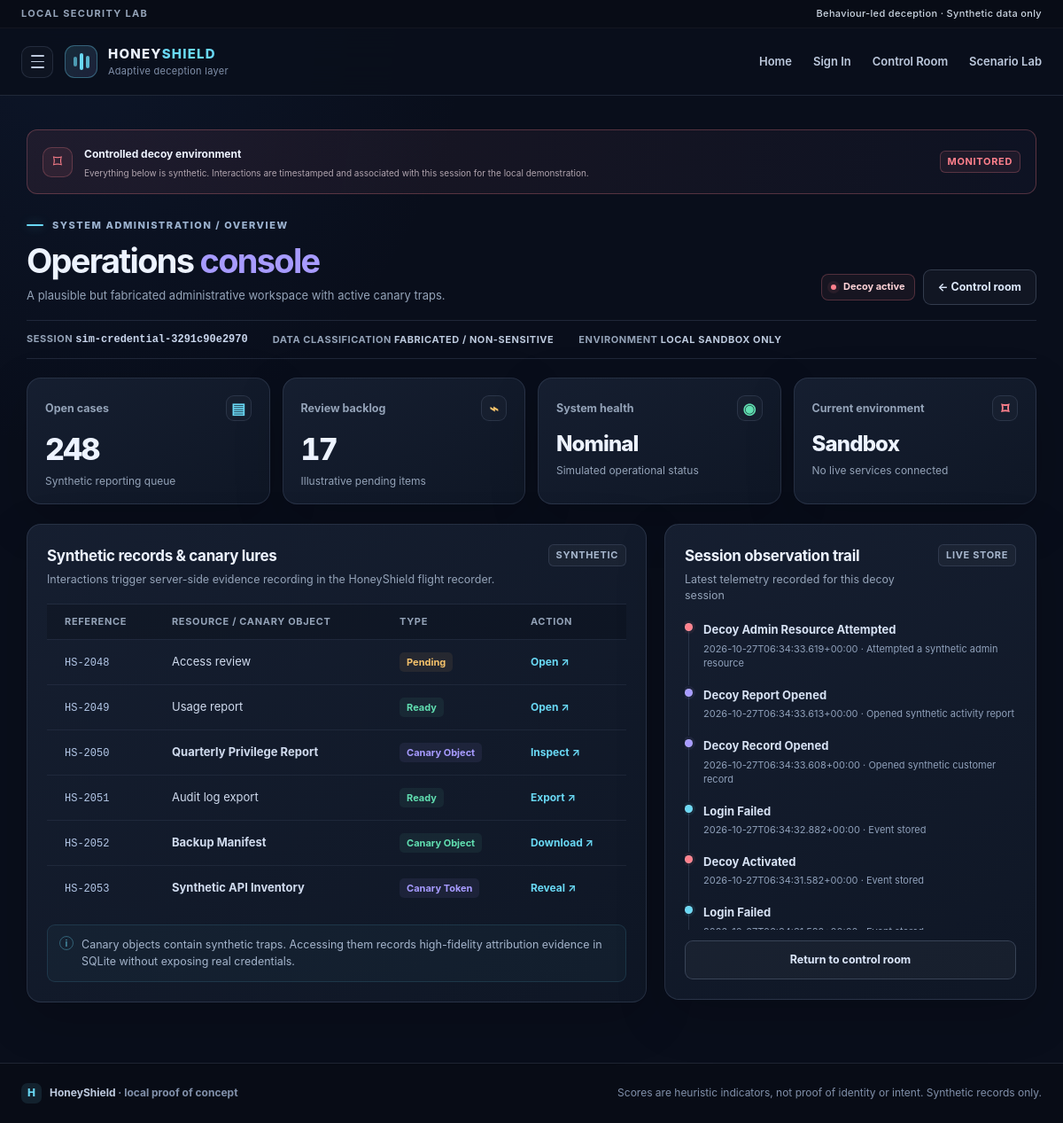
/admin/decoy/sim-credential-3291c90e2970, run on the app's committed database.
### tables this page shows
CREATE TABLE events (
                id INTEGER PRIMARY KEY AUTOINCREMENT,
                session_key TEXT NOT NULL,
                event_at TEXT NOT NULL,
                event_type TEXT NOT NULL,
                interval_seconds REAL,
                username_fingerprint TEXT,
                details_json TEXT NOT NULL DEFAULT '{}', is_isolated INTEGER NOT NULL DEFAULT 0,
                FOREIGN KEY(session_key) REFERENCES sessions(session_key) ON DELETE CASCADE
            );

### app.py (the view)
    @app.get("/admin/decoy/<session_key>")
    def admin_decoy(session_key: str):
        state = get_session(session_key)
        if not state or not state["decoy_active"]:
            abort(404)
        return render_template(
            "decoy_dashboard.html",
            decoy_sid=session_key,
            is_admin_view=True,
            events=session_events(session_key),
        )

### app.py (called while the page is built)
def connect_database(path: str | Path) -> sqlite3.Connection:
    db_path = Path(path)
    db_path.parent.mkdir(parents=True, exist_ok=True)
    conn = sqlite3.connect(str(db_path), timeout=10)
    conn.row_factory = sqlite3.Row
    conn.execute("PRAGMA foreign_keys = ON")
    conn.execute("PRAGMA journal_mode = WAL")
    return conn

### templates/decoy_dashboard.html (shortened to what this page needs)
{% extends 'base.html' %}
{% block content %}
<div class="decoy-banner">
  <span class="decoy-banner-icon">⌑</span>
  <div>
    <strong>Controlled decoy environment</strong>
    <p>Everything below is synthetic. Interactions are timestamped and associated with this session for the local demonstration.</p>
  </div>
  <span class="panel-tag panel-tag-danger">MONITORED</span>
</div>
<div class="page-heading decoy-heading">
  <div>
    <div class="eyebrow"><span class="eyebrow-line"></span> SYSTEM ADMINISTRATION / OVERVIEW</div>
    <h1>Operations <span>console</span></h1>
    <p class="lead-sm">A plausible but fabricated administrative workspace with active canary traps.</p>
  </div>
  <div class="heading-actions">
    <span class="status-chip status-danger"><span class="status-dot"></span> Decoy active</span>
    {% if is_admin_view %}
    <a class="button button-secondary" href="{{ url_for('admin_dashboard') }}">← Control room</a>
    {% else %}
    <a class="button button-secondary" href="{{ url_for('admin_dashboard') }}">Control room ↗</a>
    <a class="button button-quiet" href="{{ url_for('logout') }}">Exit demo</a>
    {% endif %}
  </div>
</div>
<div class="decoy-meta-row">
  <span>SESSION <code>{{ decoy_sid }}</code></span>
  <span>DATA CLASSIFICATION <strong>FABRICATED / NON-SENSITIVE</strong></span>
  <span>ENVIRONMENT <strong>LOCAL SANDBOX ONLY</strong></span>
</div>
<section class="metric-grid">
  <article class="metric-card">
    <div class="metric-top"><span>Open cases</span><span class="metric-icon icon-cyan">▤</span></div>
    <div class="metric-value">248</div>
    <div class="metric-caption">Synthetic reporting queue</div>
  </article>
  <article class="metric-card">
    <div class="metric-top"><span>Review backlog</span><span class="metric-icon icon-amber">⌁</span></div>
    <div class="metric-value">17</div>
    <div class="metric-caption">Illustrative pending items</div>
  </article>
  <article class="metric-card">
    <div class="metric-top"><span>System health</span><span class="metric-icon icon-green">◉</span></div>
    <div class="metric-value value-text">Nominal</div>
    <div class="metric-caption">Simulated operational status</div>
  </article>
  <article class="metric-card">
    <div class="metric-top"><span>Current environment</span><span class="metric-icon icon-red">⌑</span></div>
    <div class="metric-value value-text">Sandbox</div>
    <div class="metric-caption">No live services connected</div>
  </article>
</section>
<section class="content-grid two-col-grid">
  <article class="panel">
    <div class="panel-heading">
      <div>
        <h2>Synthetic records & canary lures</h2>
        <p>Interactions trigger server-side evidence recording in the HoneyShield flight recorder.</p>
      </div>
      <span class="panel-tag">SYNTHETIC</span>
    </div>
    <div class="table-wrap">
      <table class="data-table">
        <thead>
          <tr>
            <th>Reference</th>
            <th>Resource / Canary Object</th>
            <th>Type</th>
            <th>Action</th>
          </tr>
        </thead>
        <tbody>
          <tr>
            <td><code>HS-2048</code></td>
            <td>Access review</td>
            <td><span class="table-status status-pending">Pending</span></td>
            <td>
              <form method="post" action="{% if is_admin_view %}{{ url_for('admin_decoy_action', session_key=decoy_sid) }}{% else %}{{ url_for('decoy_action') }}{% endif %}">
                <button class="table-action" type="submit">Open ↗</button>
              </form>
            </td>
          </tr>
          <tr>
            <td><code>HS-2049</code></td>
            <td>Usage report</td>
            <td><span class="table-status status-ready">Ready</span></td>
            <td>
              <form method="post" action="{% if is_admin_view %}{{ url_for('admin_decoy_action', session_key=decoy_sid) }}{% else %}{{ url_for('decoy_action') }}{% endif %}">
                <button class="table-action" type="submit">Open ↗</button>
              </form>
            </td>
          </tr>
          <tr>
            <td><code>HS-2050</code></td>
            <td><strong>Quarterly Privilege Report</strong></td>
            <td><span class="table-status status-review">Canary Object</span></td>
            <td>
              <form method="post" action="{% if is_admin_view %}{{ url_for('admin_decoy_action', session_key=decoy_sid) }}{% else %}{{ url_for('decoy_action') }}{% endif %}">
                <button class="table-action" type="submit">Inspect ↗</button>
              </form>
            </td>
          </tr>
          <tr>
            <td><code>HS-2051</code></td>
            <td>Audit log export</td>
            <td><span class="table-status status-ready">Ready</span></td>
            <td>
              <form method="post" action="{% if is_admin_view %}{{ url_for('admin_decoy_action', session_key=decoy_sid) }}{% else %}{{ url_for('decoy_action') }}{% endif %}">
                <button class="table-action" type="submit">Export ↗</button>
              </form>
            </td>
          </tr>
          <tr>
            <td><code>HS-2052</code></td>
            <td><strong>Backup Manifest</strong></td>
            <td><span class="table-status status-ready">Canary Object</span></td>
            <td>
              <form method="post" action="{% if is_admin_view %}{{ url_for('admin_decoy_action', session_key=decoy_sid) }}{% else %}{{ url_for('decoy_action') }}{% endif %}">
                <button class="table-action" type="submit">Download ↗</button>
              </form>
            </td>
          </tr>
          <tr>
            <td><code>HS-2053</code></td>
            <td><strong>Synthetic API Inventory</strong></td>
            <td><span class="table-status status-review">Canary Token</span></td>
            <td>
              <form method="post" action="{% if is_admin_view %}{{ url_for('admin_decoy_action', session_key=decoy_sid) }}{% else %}{{ url_for('decoy_action') }}{% endif %}">
                <button class="table-action" type="submit">Reveal ↗</button>
              </form>
            </td>
          </tr>
        </tbody>
      </table>
    </div>
    <div class="panel-note">
      <span>i</span>
      <p>Canary objects contain synthetic traps. Accessing them records high-fidelity attribution evidence in SQLite without exposing real credentials.</p>
    </div>
  </article>
  <article class="panel">
    <div class="panel-heading">
      <div>
        <h2>Session observation trail</h2>
        <p>Latest telemetry recorded for this decoy session</p>
      </div>
      <span class="panel-tag">LIVE STORE</span>
    </div>
    {% if events %}
    <div class="event-timeline compact-timeline">
      {% for event in events[:8] %}
      <div class="timeline-item">
        <span class="timeline-dot {% if 'activated' in event.event_type or 'admin' in event.event_type %}dot-danger{% elif 'canary' in event.event_type or 'decoy' in event.event_type %}dot-violet{% else %}dot-cyan{% endif %}"></span>
        <div class="timeline-body">
          <strong>{{ event.event_type|replace('_',' ')|title }}</strong>
          <small>{{ event.event_at }} · {{ event.details.get('label', event.details.get('outcome', 'Event stored')) }}</small>
        </div>
      </div>
      {% endfor %}
    </div>
    {% else %}
    <div class="empty-state">
      <span>⌁</span>
      <strong>No events yet</strong>
      <p>Choose a synthetic record to create the first interaction.</p>
    </div>
    {% endif %}
    {% if is_admin_view %}
    <a class="button button-secondary button-wide" href="{{ url_for('admin_dashboard') }}">Return to control room</a>
    {% else %}
    <p class="small-note">This experience is intentionally synthetic. All activities are isolated to this session.</p>
    {% endif %}
  </article>
</section>
{% endblock %}

### templates/base.html (shortened to what this page needs)
<!doctype html>
<html lang="en">
<head>
  <link rel="stylesheet" href="{{ url_for('static', filename='css/style.css') }}">
</head>
<body>
  <div class="top-strip"><span>LOCAL SECURITY LAB</span><span>Behaviour-led deception · Synthetic data only</span></div>
  <header class="site-header">
    <div class="header-brand-group">
      <button class="menu-toggle" id="menuToggle" type="button" aria-label="Open navigation menu" aria-controls="navDrawer" aria-expanded="false">
        <span></span><span></span><span></span>
      </button>
      <a class="brand" href="{{ url_for('landing') }}" aria-label="HoneyShield home">
        <span class="brand-mark" aria-hidden="true"><span></span><span></span><span></span></span>
        <span class="brand-copy"><strong>HONEY<span>SHIELD</span></strong><small>Adaptive deception layer</small></span>
      </a>
    </div>
    <nav class="header-nav" aria-label="Main navigation">
      <a href="{{ url_for('landing') }}" {% if request.endpoint == 'landing' %}aria-current="page"{% endif %}>Home</a>
      {% if is_authenticated %}
        <a href="{{ url_for('user_dashboard') }}" {% if request.endpoint == 'user_dashboard' %}aria-current="page"{% endif %}>My Workspace</a>
      {% else %}
        <a href="{{ url_for('login') }}" {% if request.endpoint == 'login' %}aria-current="page"{% endif %}>Sign In</a>
      {% endif %}
      <a href="{{ url_for('admin_dashboard') }}" {% if request.endpoint in ('admin_dashboard', 'admin_decoy') %}aria-current="page"{% endif %}>Control Room</a>
      <a href="{{ url_for('scenario_lab') }}" {% if request.endpoint == 'scenario_lab' %}aria-current="page"{% endif %}>Scenario Lab</a>
    </nav>
  </header>
  <main id="main-content" class="page-shell {% block shell_class %}{% endblock %}">
    {% block content %}{% endblock %}
  </main>
  <footer class="site-footer">
    <div><span class="footer-mark">H</span><span>HoneyShield <span class="muted">· local proof of concept</span></span></div>
    <p>Scores are heuristic indicators, not proof of identity or intent. Synthetic records only.</p>
  </footer>
</body>
</html>

### data on the page
events: event_type "Decoy Admin Resource Attempted", event_at "2026-10-27T06:34:33.619+00:00", details.get "Attempted a synthetic admin resource"
events: event_type "Decoy Report Opened", event_at "2026-10-27T06:34:33.613+00:00", details.get "Opened synthetic activity report"
events: event_type "Decoy Record Opened", event_at "2026-10-27T06:34:33.608+00:00", details.get "Opened synthetic customer record"
events: event_type "Login Failed", event_at "2026-10-27T06:34:32.882+00:00", details.get "Event stored"
events: event_type "Decoy Activated", event_at "2026-10-27T06:34:31.582+00:00", details.get "Event stored"
events: event_type "Login Failed"

### other printed values
{{ decoy_sid }} "sim-credential-3291c90e2970"
